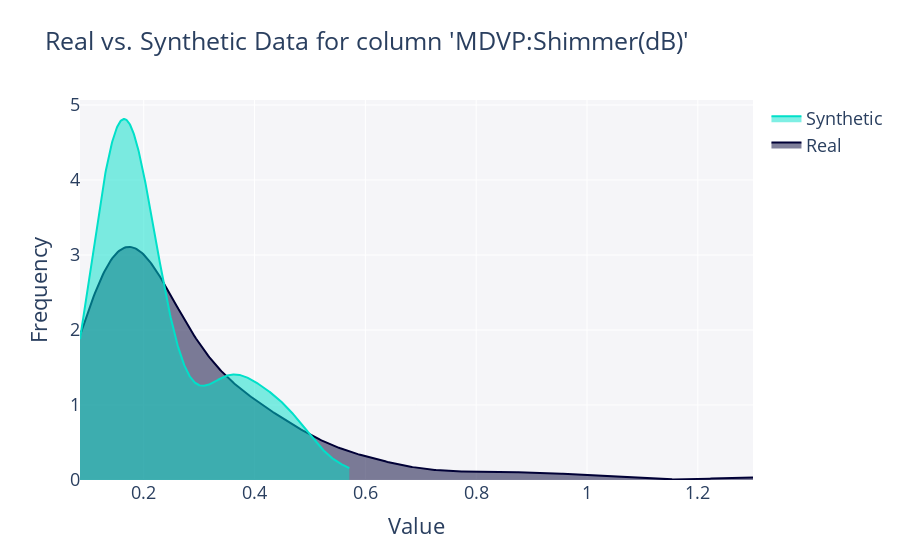

Here is the notebook cell this chart was saved with:
### Code cell
get_column_plot(
    real_data=DataPrincipal,
    synthetic_data=DataSintetico,
    column_name=DataPrincipal.columns[10],
    metadata=Metadata
).show("vscode")

### Figure 1 — Plotly figure (JSON) as saved in the notebook; plotly's stock layout.template omitted (floating-point values rounded to 4 significant figures; data arrays with more than 128 entries replaced by an {"elided": "..."} marker saying what was removed)
{"data": [{"fill": "tozeroy", "hovertemplate": "<b>Real</b><br>Frequency: %{y}<extra></extra>", "legendgroup": "Real", "marker": {"color": "#000036"}, "mode": "lines", "name": "Real", "showlegend": true, "type": "scatter", "x": {"elided": "500 float values"}, "xaxis": "x", "y": {"elided": "500 float values"}, "yaxis": "y"}, {"fill": "tozeroy", "hovertemplate": "<b>Synthetic</b><br>Frequency: %{y}<extra></extra>", "legendgroup": "Synthetic", "marker": {"color": "#01E0C9"}, "mode": "lines", "name": "Synthetic", "showlegend": true, "type": "scatter", "x": {"elided": "500 float values"}, "xaxis": "x", "y": {"elided": "500 float values"}, "yaxis": "y"}], "layout": {"barmode": "overlay", "font": {"size": 18}, "hovermode": "closest", "legend": {"traceorder": "reversed"}, "plot_bgcolor": "#F5F5F8", "title": {"text": "Real vs. Synthetic Data for column 'MDVP:Shimmer(dB)'"}, "xaxis": {"anchor": "y2", "domain": [0, 1], "title": {"text": "Value"}, "zeroline": false}, "yaxis": {"anchor": "free", "domain": [0, 1], "position": 0, "title": {"text": "Frequency"}}}}
